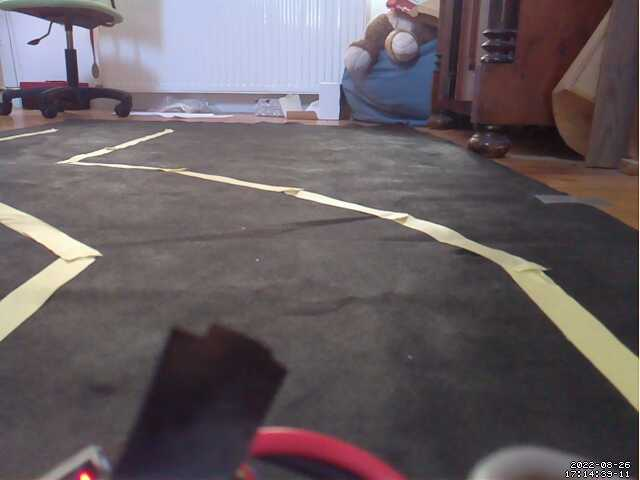
#> input picture testImg/test3.4.png, 640 x 480 px, found by its file name
$ python lineDetectionMain.py
#> lines starting #> are read from the running program, lines starting #| are printed output that depends on the picture; after the words box and inside, x2 and y2 are one past the last pixel; in counts of white or black regions, pixels touching at a corner belong together
### main/lineDetectionHandleImage.py
import cv2
import numpy as np

def canny(image):
    img_gray=cv2.cvtColor(image, cv2.COLOR_RGB2GRAY)
    img_blur=cv2.GaussianBlur(img_gray, (5, 5), 0)
    img_cann=cv2.Canny(img_blur, 150, 300)
    return img_cann

def regionOfIntrest(image, normal=0):
    height, width = image.shape[0], image.shape[1]
    if normal==1:
        area=np.array([[(70,90), (570,90), (width // 2, height + 20)]]) # trójkąt
    elif normal == 2:
        area=np.array([[(0, height), (width - 3, height), (width - 3, int(height * (2 / 3))),(0, int(height * (2 / 3)))]])  #prostokąt dolna 1/3
    else:
        area=np.array([[(0, height), (width - 3, height), (width - 3, int(height * (1 / 3))),(0, int(height * (1 / 3)))]])  # prostokąt dolne 2/3
    mask=np.zeros_like(image) #puste zdjęcie o wymiarach oryginału
    cv2.fillPoly(mask,area,(255,255,255)) #wypełnienie pustego zdjęcia białym kolorem wedłóg zadanego kształtu
    img_mask=cv2.bitwise_and(image,mask) #operacja and na podanych obrazach
    return img_mask

def perspectiveWarp(image):
    height, width = image.shape[0], image.shape[1]
    src=np.float32([[0, height], [width, height], [0, 0], [width, 0]])
    dst=np.float32([[300, height], [355, height], [0, 0], [width, 0]])
    M=cv2.getPerspectiveTransform(src, dst)  # The transformation matrix
    image=image[int(height * (1 / 4)):height, 0:width]  # Apply np slicing for ROI crop
    warped_img=cv2.warpPerspective(image, M, (width, height))  # Image warping
    return warped_img

def displayLine(image, lines, color=(0, 0, 255), color2=(0, 0, 255),list=True):
    def draw(x1,y1,x2,y2):
        cv2.line(line_image, (x1, y1), (x2, y2), color, 4)
        cv2.circle(line_image, (x2, y2), 3, color2, 3)
    line_image= np.zeros_like(image)
    if lines is not None:
        if list:
            for line in lines:
                if line is not None:
                    x1,y1,x2,y2=line.reshape(4)
                    draw(x1,y1,x2,y2)
        else:
            x1, y1, x2, y2=lines
            draw(x1, y1, x2, y2)
    return line_image

def combineImages(images, weight):
    finalFrame=np.zeros_like(images[0])
    for inx, image in enumerate(images):
        finalFrame=cv2.addWeighted(finalFrame, 1, image, weight[inx], 1, 1)
    return finalFrame

### main/lineDetectionHandleLines.py
import cv2
import numpy as np
OK ='\033[92m'
WARN ='\033[93m'
ERR = '\033[91m'
RESET = '\033[00m'

def calculatePerpendVector(line): # funkcja obliczjąca znormalizowany wektor prostopadły
    x1,y1,x2,y2 = line.reshape(4)
    vector=[x2-x1,y2-y1]
    perpVector=np.empty_like(vector)
    perpVector[0]=-vector[1]
    perpVector[1]=vector[0]
    return perpVector/np.linalg.norm(perpVector)

def shiftLinesOnPerpendVector(line, road_width, kier=1):
    vx, vy=calculatePerpendVector(line) * (road_width / 2)
    vx, vy=round(vx)*kier, round(vy)*kier # obliczenie dlogosci polowy pasa
    line=[line[0] + vx, line[1] + vy,
                         line[2] + vx, line[3] + vy] # przesuniecie po wektorze prostopadlym w prawo
    return line

def swapInvertedLines(lines): # funkcja odwracajaca linie ktore zostaly znalezione w zlym kierunku
    B=lines[:,3]-lines[:,1]
    index=np.where(B>0)
    lines_copy=np.copy(lines)
    lines[index, 0]=lines_copy[index, 2]
    lines[index, 1]=lines_copy[index, 3]
    lines[index, 2]=lines_copy[index, 0]
    lines[index, 3]=lines_copy[index, 1]
    return lines

def swapLine(line): # odwrocenie lini
    line[0], line[2]=line[2], line[0]
    line[1], line[3]=line[3], line[1]
    return line

def distaceBetweenPoints(starting_line, lines, returnSorted=False, displacement=False, checkForEnds=False):
    """
    :param starting_line: lina poczatkowa od ktorej obliczyc odleglosc
    :param lines: zbior lini do przeszukania
    :param returnSorted: jezeli True tablica bedzie posortowana
    :param displacement: odwraca linie przed analiza
    :param checkForEnds: jezeli True oblicza odleglosc do koncow a nie poczatkow lini
    :return: macierz [odleglosc, odleglosc na x, index lini]
    """
    newLine=starting_line.copy()
    if displacement:
        swapLine(newLine)
    lineArr=abs(lines-newLine)                                                                  # obliczenie odleglosci wszystkich lini od lini pocz
    index=np.arange(len(lines)).reshape(-1,1)                                                   # stworzenie indexów
    if checkForEnds: xPoints, yPoints = lineArr[:,2], lineArr[:,3]                              # odseparowanie punktów x i y szukanego punktu
    else: xPoints, yPoints = lineArr[:,0], lineArr[:,1]
    pointDist=np.sqrt(xPoints**2+yPoints**2)                                                    # obliczenie odleglosci
    retArr=np.concatenate((pointDist.reshape(-1,1),lineArr.T[0].reshape(-1,1)), axis=1)         # dolaczenie wynikow to macierzy koncowej
    retArr=np.concatenate((retArr,index),axis=1)                                                # dolaczenie indexow do macierzy koncowej
    if returnSorted:                                                                            # sortowanie
        sort=retArr[:,0].argsort()
        retArr=retArr[sort]
    return retArr

def detectStartingLines(lines,):                          # TODO napisac leprszy algorytm wykrywania lini poczatkowych
    """
    :param lines: wszystkie linie
    :return: wykryte linie poczatkowe (najblizsze do dolu przeszukiwanego obszaru)
    """
    maxDist=70
    maxXDisp=30
    print(f'{WARN}Detecting starting lines...')
    startingPoints=[[266, 460, 0, 0], [381, 460, 0, 0]]
    lineLeftDist=distaceBetweenPoints(startingPoints[0], lines, True)
    lineRightDist=distaceBetweenPoints(startingPoints[1], lines, True)
    if lineLeftDist[0][0] < maxDist and lineLeftDist[0][1] < maxXDisp:
        lineLeft=lines[int(lineLeftDist[0][2])]
        print(f'{OK}Left lane - OK{RESET}')
    else:
        print(f'{ERR}Left lane - Out of bounds{RESET}')
        lineLeft=None
    if lineRightDist[0][0] < maxDist and lineRightDist[0][1] < maxXDisp:
        lineRight=lines[int(lineRightDist[0][2])]
        print(f'{OK}Right lane - OK{RESET}')
    else:
        print(f'{ERR}Right lane - Out of bounds{RESET}')
        lineRight=None
    return [lineLeft,lineRight] # [ignore] np.array([lineLeft,lineRight])

def deleteElements(table, linesToDel):
    """
    :param table: tabela lini z ktorych chcemy usunac wartosc
    :param linesToDel: konkretna linia lub tablica lini do usuniecia
    :return: tablica poczatkowa bez zadanych lini
    """
    if type(linesToDel[0]) is not np.intc:
        for i in linesToDel:
            table = table[np.where(4 == np.sum(table == i, axis=1), False, True)]
    else:
        table=table[np.where(4 == np.sum(table == linesToDel, axis=1), False, True)]
    return table


def nextLine(starting_line, lines, maxDist, detectedLines):
    all_lines=lines
    closestLine=distaceBetweenPoints(starting_line, all_lines, True, displacement=True)[0]              # wykrycie najblizszej lini
    if closestLine[0] <= maxDist:                                                                       # sprawdzenie odleglosci
        chosenLine=lines[int(closestLine[2])]                                                           # przypisanie lini
        detectedLines.append(chosenLine)                                                                # dodanie lini do tablicy koncowej
        all_lines = deleteElements(all_lines, chosenLine)                                               # usuniecie znalezionej lini z listy wszystkich lini
        return nextLine(chosenLine, all_lines, maxDist, detectedLines)
    else: return detectedLines

def detectBirdLines(line_start, lines):
    print(f'{WARN}Detecting lines...{RESET}')
    maxDist=40
    detectedLines=[]
    for line in line_start:
        if line is None:
            detectedLines.append([])
            continue
        detectedLines.append(nextLine(line, lines, maxDist,[]))
    print(f'Found {len(detectedLines[0])+len(detectedLines[1])} lines')
    return detectedLines

def centerLines(startingLines, lines, image):
    center_lines=[]
    road_width=100
    if startingLines[0] is not None and startingLines[1] is not None:
        road_width=abs(startingLines[0][0] - startingLines[1][0])
        center_lines.append(shiftLinesOnPerpendVector(startingLines[0], road_width, 1))
        center_lines.append(shiftLinesOnPerpendVector(startingLines[1], road_width, -1))
    elif startingLines[0] is None and startingLines[1] is None:
        return [None, None]
    elif startingLines[0] is None:
        center_lines.append(shiftLinesOnPerpendVector(startingLines[1], road_width, -1))
    else:
        center_lines.append(shiftLinesOnPerpendVector(startingLines[0], road_width, 1))

    for kier in range(2):
        for line in lines[kier]:
            if kier==0:
                center_lines.append(shiftLinesOnPerpendVector(line, road_width, 1))
            elif kier==1:
                center_lines.append(shiftLinesOnPerpendVector(line, road_width, -1))

    center_lines.append([image.shape[1]//2,image.shape[0], image.shape[1]//2,center_lines[0][1]])

    return np.array(center_lines)

### main/lineDetectionMain.py
import cv2
import numpy as np
import lineDetectionHandleImage as Image
import lineDetectionHandleLines as Lines

img = cv2.imread('../../testImg/test3.4.png')
#> img is the input picture: shape (480, 640, 3); mean B, G, R 97.9, 93.8, 102.7
if img is None: quit('No image on set path')

def AnalizeImage(img):
    img_warped=Image.perspectiveWarp(img)                                                                   # rozciągnięcie obrazu do perspektywy
#> in perspectiveWarp, `image=image[int(height * (1 / 4)):height, 0:width]`:
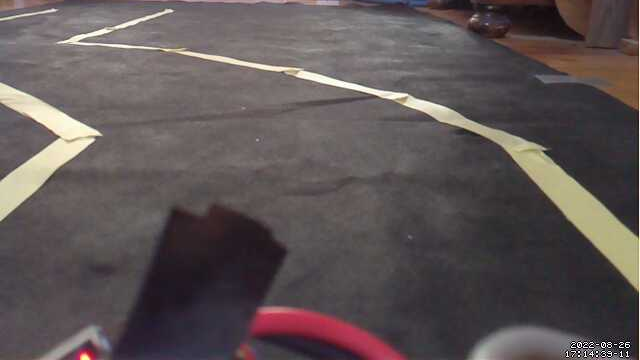
#> image: shape (360, 640, 3); mean of channels 0, 1, 2 84.8, 84.6, 93.5; drawn as B, G, R
    img_canny=Image.canny(img_warped)                                                                       # użycie filtru canny
#> in canny, `img_gray=cv2.cvtColor(image, cv2.COLOR_RGB2GRAY)`:
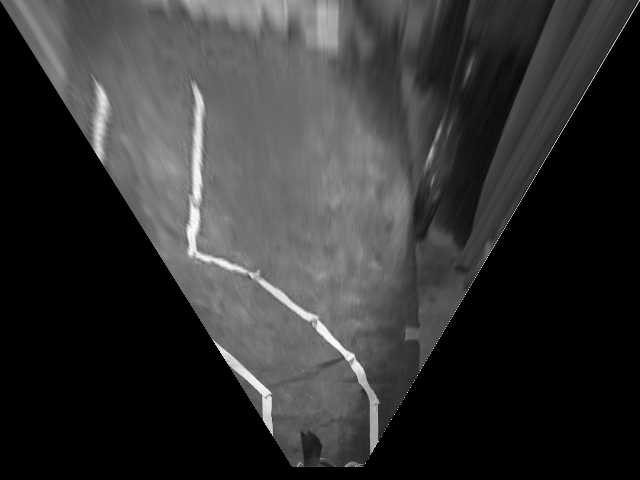
#> img_gray: shape (480, 640); min 0, max 253, mean 51.2
#> in canny, `img_cann=cv2.Canny(img_blur, 150, 300)`:
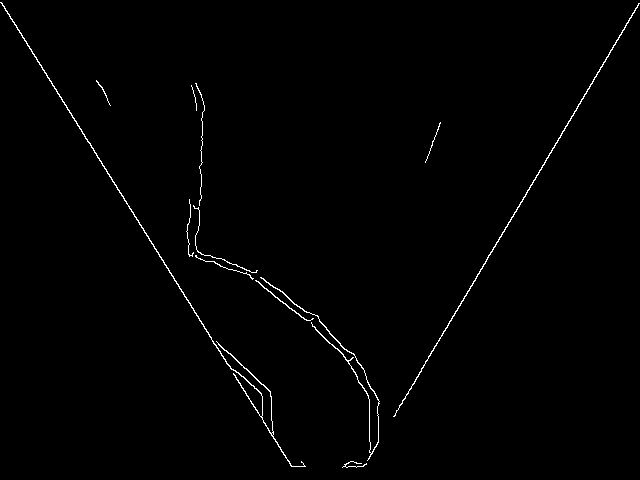
#> img_cann: shape (480, 640); 0.91% white in thin lines or dots
    img_crop=Image.regionOfIntrest(img_canny, 1)                                                            # wycięcie fragmentu obrazu poza strefą interesująca
#> in regionOfIntrest, `cv2.fillPoly(mask,area,(255,255,255))`:
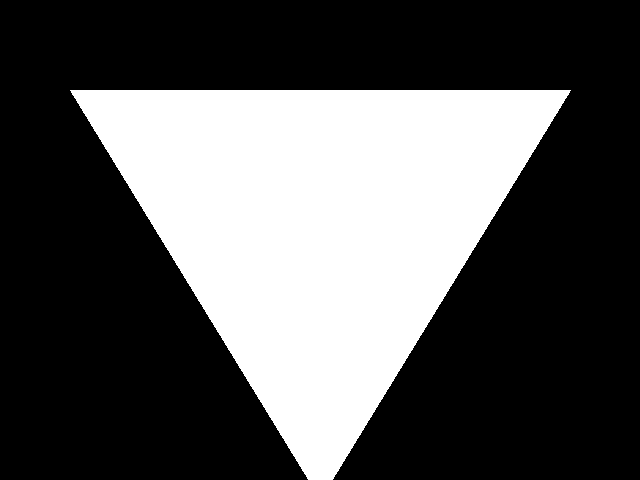
#> mask: shape (480, 640); 33.4% white; 1 white region, box (x1, y1, x2, y2) and area: (70, 90, 571, 480) 102570
#> in regionOfIntrest, `img_mask=cv2.bitwise_and(image,mask)`:
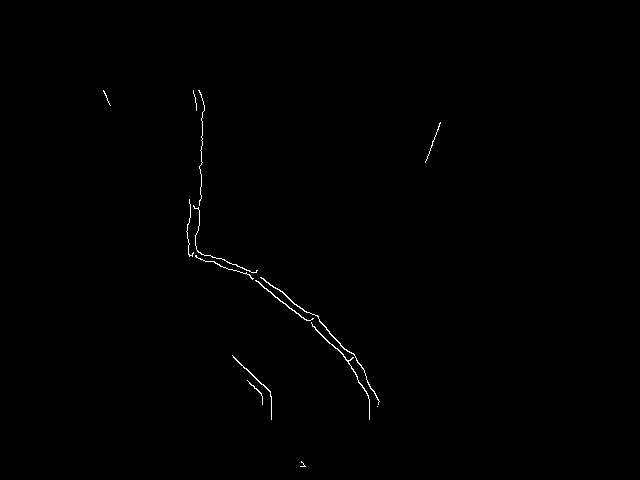
#> img_mask: shape (480, 640); 0.37% white in thin lines or dots, all inside (x1, y1, x2, y2) = (103, 90, 441, 467)

    lines=cv2.HoughLinesP(img_crop, 2, np.pi / 180, 30, None, minLineLength=40, maxLineGap=20)              # wykrycie lini na obrazie
    lines=np.array(lines).reshape(-1, 4)                                                                    # transformacja macierzy do łatwiejszej analizy
    lines=Lines.swapInvertedLines(lines)                                                                    # odwrócenie lini skierowanych w złą stronę
    print('All lines detected on Image: ',len(lines))

    detected_starting_lines=Lines.detectStartingLines(lines)                                                # wykrycie lini początkowych
    lines = Lines.deleteElements(lines, detected_starting_lines)                                            # usuniecie wyrytych lini poczatkowych
    detected_lines=Lines.detectBirdLines(detected_starting_lines, lines)
    center_line=Lines.centerLines(detected_starting_lines, detected_lines, img)

    #wyświetlanie lini na obrazach
    img_statingLinesLeft=Image.displayLine(img, detected_starting_lines[0], (0, 255, 0), (0, 225, 0), list=False)
    img_statingLinesRight=Image.displayLine(img, detected_starting_lines[1], list=False)
    img_detectedLeftLines=Image.displayLine(img, detected_lines[0], (0, 255, 0), (0, 225, 0))
    img_detectedRightLines=Image.displayLine(img, detected_lines[1])
    img_centerLines=Image.displayLine(img, center_line, (255, 0, 0), (255, 0, 0))

    #łączenie uzyskanych obrazów w jedno
    combine = [img_warped, img_statingLinesLeft, img_statingLinesRight, img_detectedLeftLines, img_detectedRightLines, img_centerLines]
    weight = [0.6,1,1,1,1,1]
    cv2.imshow('input', img)
    cv2.imshow('final', Image.combineImages(combine, weight))
    cv2.waitKey(0)

if __name__ == "__main__":
    AnalizeImage(img)
#> in AnalizeImage, `lines=cv2.HoughLinesP(img_crop, 2, np.pi / 180, 30, None, minLineLengt..`: lines = 13 rows, first 6: [241, 267, 364, 370], [256, 270, 355, 356], [339, 350, 368, 395], [197, 257, 203, 101], [188, 254, 272, 285], [189, 244, 234, 270]
#> in swapInvertedLines, `B=lines[:,3]-lines[:,1]`: B = [103, 86, 45, -156, 31, 26, 65, 25, 54, 16, -48, 57, 53]
#> in swapInvertedLines, `index=np.where(B>0)`: index = ([0, 1, 2, 4, 5, 6, 7, 8, 9, 11, 12],)
#> in swapInvertedLines, `lines_copy=np.copy(lines)`: lines_copy has the same summary as lines in AnalizeImage
#> in AnalizeImage, `lines=Lines.swapInvertedLines(lines)`: lines = 13 rows, first 6: [364, 370, 241, 267], [355, 356, 256, 270], [368, 395, 339, 350], [197, 257, 203, 101], [272, 285, 188, 254], [234, 270, 189, 244]
#| All lines detected on Image:  13
#> in distaceBetweenPoints, `lineArr=abs(lines-newLine)`: lineArr = 13 rows, first 6: [98, 90, 241, 267], [89, 104, 256, 270], [102, 65, 339, 350], [69, 203, 203, 101], [6, 175, 188, 254], [32, 190, 189, 244]
#> in distaceBetweenPoints, `index=np.arange(len(lines)).reshape(-1,1)`: index = [0, 1, 2, 3, 4, 5, 6, 7, 8, 9, 10, 11, 12]
#> in distaceBetweenPoints, `else: xPoints, yPoints = lineArr[:,0], lineArr[:,1]`: xPoints = [98, 89, 102, 69, 6, 32, 102, 20, 97, 35, 78, 69, 102]; yPoints = [90, 104, 65, 203, 175, 190, 78, 190, 92, 191, 208, 112, 62]
#> in distaceBetweenPoints, `pointDist=np.sqrt(xPoints**2+yPoints**2)`: pointDist = [133.1, 136.9, 121, 214.4, 175.1, 192.7, 128.4, 191, 133.7, 194.2, 222.1, 131.5, 119.4]
#> in distaceBetweenPoints, `retArr=np.concatenate((pointDist.reshape(-1,1),lineArr.T[0].reshape(-1..`: retArr = 13 rows, first 8: [133.1, 98], [136.9, 89], [121, 102], [214.4, 69], [175.1, 6], [192.7, 32], [128.4, 102], [191, 20]
#> in distaceBetweenPoints, `retArr=np.concatenate((retArr,index),axis=1)`: retArr = 13 rows, first 8: [133.1, 98, 0], [136.9, 89, 1], [121, 102, 2], [214.4, 69, 3], [175.1, 6, 4], [192.7, 32, 5], [128.4, 102, 6], [191, 20, 7]
#> in distaceBetweenPoints, `sort=retArr[:,0].argsort()`: sort = [12, 2, 6, 11, 0, 8, 1, 4, 7, 5, 9, 3, 10]
#> in distaceBetweenPoints, `retArr=retArr[sort]`: retArr = 13 rows, first 8: [119.4, 102, 12], [121, 102, 2], [128.4, 102, 6], [131.5, 69, 11], [133.1, 98, 0], [133.7, 97, 8], [136.9, 89, 1], [175.1, 6, 4]
#> in detectStartingLines, `lineLeftDist=distaceBetweenPoints(startingPoints[0], lines, True)`: lineLeftDist has the same summary as retArr in distaceBetweenPoints
#> in distaceBetweenPoints (call 2), `lineArr=abs(lines-newLine)`: lineArr = 13 rows, first 6: [17, 90, 241, 267], [26, 104, 256, 270], [13, 65, 339, 350], [184, 203, 203, 101], [109, 175, 188, 254], [147, 190, 189, 244]
#> in distaceBetweenPoints (call 2), `retArr=np.concatenate((pointDist.reshape(-1,1),lineArr.T[0].reshape(-1..`: retArr = 13 rows, first 8: [91.59, 17], [107.2, 26], [66.29, 13], [274, 184], [206.2, 109], [240.2, 147], [79.08, 13], [233.1, 135]
#> in distaceBetweenPoints (call 2), `retArr=np.concatenate((retArr,index),axis=1)`: retArr = 13 rows, first 8: [91.59, 17, 0], [107.2, 26, 1], [66.29, 13, 2], [274, 184, 3], [206.2, 109, 4], [240.2, 147, 5], [79.08, 13, 6], [233.1, 135, 7]
#> in distaceBetweenPoints (call 2), `retArr=retArr[sort]`: retArr = 13 rows, first 8: [63.35, 13, 12], [66.29, 13, 2], [79.08, 13, 6], [91.59, 17, 0], [93.74, 18, 8], [107.2, 26, 1], [121.1, 46, 11], [206.2, 109, 4]
#> in detectStartingLines, `lineRightDist=distaceBetweenPoints(startingPoints[1], lines, True)`: lineRightDist has the same summary as retArr in distaceBetweenPoints
#> in detectStartingLines, `lineRight=lines[int(lineRightDist[0][2])]`: lineRight = [368, 398, 340, 345]
#> in AnalizeImage, `detected_starting_lines=Lines.detectStartingLines(lines)`: detected_starting_lines = 2 items
#> the loop in deleteElements, `for i in linesToDel:` made 2 passes
#> i on passes 1 to 2: None, [368, 398, 340, 345]
#> after the loop in deleteElements, `for i in linesToDel:`: table = [[364, 370, 241, 267], [355, 356, 256, 270], [368, 395, 339, 350], [197, 257, 203, 101], [272, 285, 188, 254], [234, 270, 189, 244], [368, 382, 303, 317], [246, 270, 188, 245], [363, 368, 313, 314], [231, 269, 188, 253], [188, 252, 190, 204], [335, 348, 282, 291]]
#> in AnalizeImage, `lines = Lines.deleteElements(lines, detected_starting_lines)`: lines has the same summary as table in deleteElements
#> the loop in detectBirdLines, `for line in line_start:` made 2 passes
#> after the loop in detectBirdLines, `for line in line_start:`: detectedLines = [[], [[335, 348, 282, 291], [272, 285, 188, 254], [188, 252, 190, 204]]]
#| Found 3 lines
#> in AnalizeImage, `detected_lines=Lines.detectBirdLines(detected_starting_lines, lines)`: detected_lines has the same summary as detectedLines in detectBirdLines
#> in calculatePerpendVector, `x1,y1,x2,y2 = line.reshape(4)`: x1 = 368; y1 = 398; x2 = 340; y2 = 345
#> in calculatePerpendVector, `vector=[x2-x1,y2-y1]`: vector = [-28, -53]
#> in shiftLinesOnPerpendVector, `vx, vy=calculatePerpendVector(line) * (road_width / 2)`: vx = 44.21; vy = -23.36
#> in shiftLinesOnPerpendVector, `vx, vy=round(vx)*kier, round(vy)*kier`: vx = -44; vy = 23
#> in shiftLinesOnPerpendVector, `line=[line[0] + vx, line[1] + vy, line[2] + vx, line[3] + vy]`: line = [324, 421, 296, 368]
#> after the loop in centerLines, `for kier in range(2):`: center_lines = [[324, 421, 296, 368], [298, 382, 245, 325], [255, 332, 171, 301], [138, 250, 140, 202]]
#> in AnalizeImage, `center_line=Lines.centerLines(detected_starting_lines, detected_lines,..`: center_line = [[324, 421, 296, 368], [298, 382, 245, 325], [255, 332, 171, 301], [138, 250, 140, 202], [320, 480, 320, 421]]
#> in draw, `cv2.circle(line_image, (x2, y2), 3, color2, 3)`:
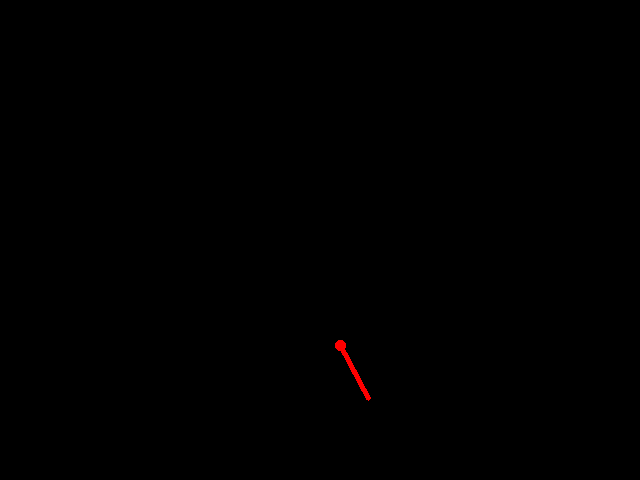
#> line_image: shape (480, 640, 3); mean of channels 0, 1, 2 0, 0, 0.3; drawn as B, G, R
#> the loop in combineImages, `for inx, image in enumerate(images):` made 6 passes
#> pass 1, in combineImages, `finalFrame=cv2.addWeighted(finalFrame, 1, image, weight[inx], 1, 1)`:
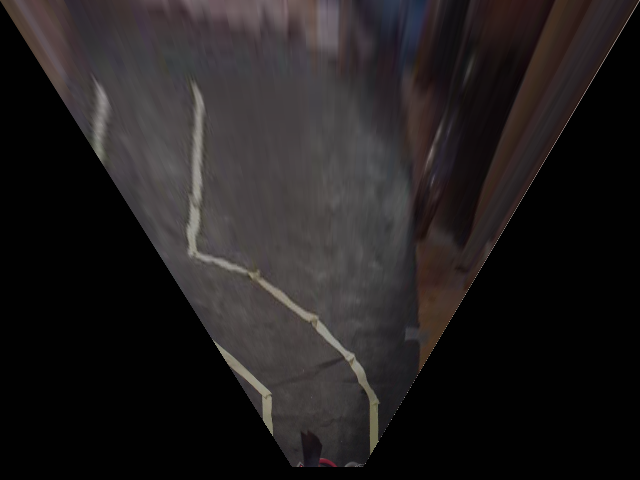
#> finalFrame: shape (480, 640, 3); mean of channels 0, 1, 2 31.6, 31.2, 34.7; drawn as B, G, R
